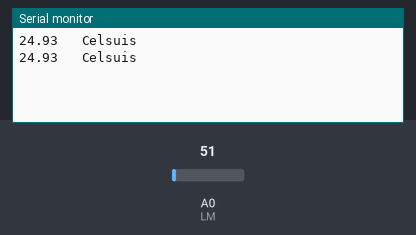
Simulated run of this sketch. Board: Arduino Uno, built with avr-gcc and run on an emulated ATmega328P. Shown: the last lines printed to the serial monitor. The test bench sets the inputs (shaded band); at power-on: A0 (LM) = 51.

Above: at 1.3 s.
1.4 s: A0 (LM) set to 61
At 1.9 s:
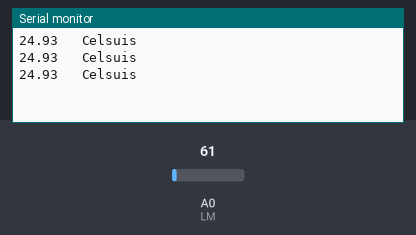
2.9 s: A0 (LM) set to 71
At 3.4 s:
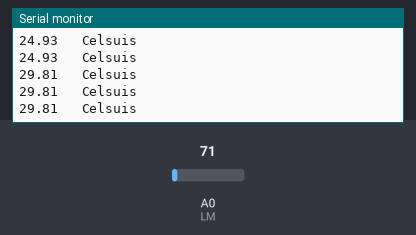
Timing chart, 0 to 5.9 s (numbered marks = the images above; inputs shaded):
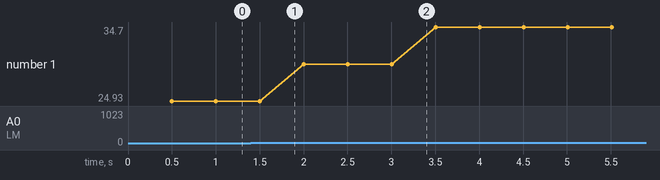

The sketch:

LM35_1.ino
```cpp
/*
  *File        : LM35
  *Information : using sensor analog LM35 to measuring tempreture
  *Autor       : Ahmed Mostafa El Gendy
  *Date        : 26 / 4 / 2023
*/
#define LM A0
int tem_levels=0 ;
float tem_volt =0;
float tem_value ;
void setup() {
  // put your setup code here, to run once:
Serial.begin(9600);
pinMode(LM,INPUT);
}

void loop() {
  // put your main code here, to run repeatedly:
tem_levels  = analogRead(LM);
delay(500);
tem_volt=tem_levels*(5.0/1023.0);
tem_value=tem_volt/0.01;
Serial.print(tem_value);
Serial.println("   Celsuis  ");

}
```

Measured:
- plotted number 1: 24.93 → 29.81 after the input at 1.4 s, 29.81 → 34.7 after the input at 2.9 s
